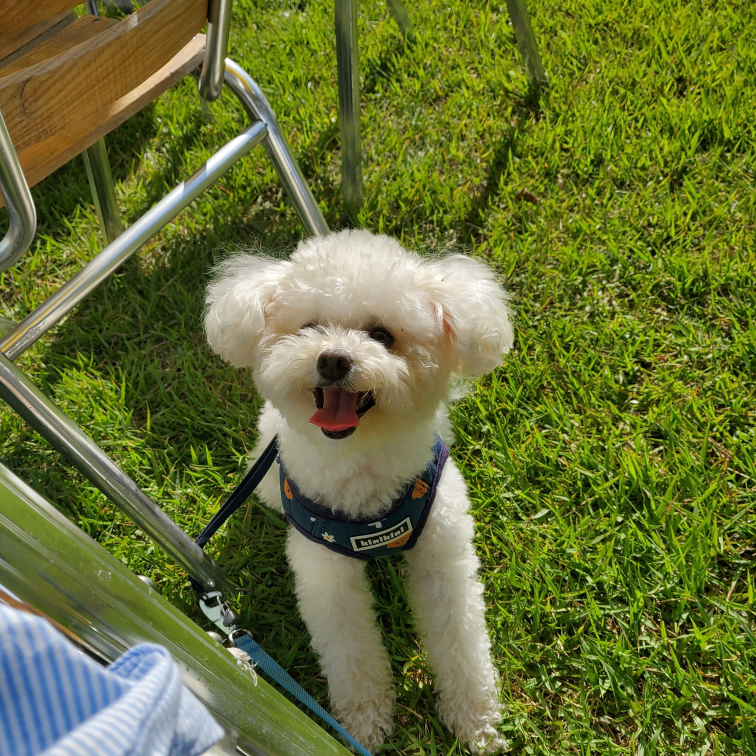
#> input picture lecture4/eve.jpg, 3024 x 3024 px (shown at 1/4 size)
$ python my_harris.py   (older library calls are emulated)
#> lines starting #> are read from the running program, lines starting #| are printed output that depends on the picture
### lecture4/utils.py
import cv2
import numpy as np
import math
import random

# [7 lines left out: function cross_correlation, not called in this run]

'''
    https://www.geeksforgeeks.org/add-a-salt-and-pepper-noise-to-an-image-with-python/
'''
# [188 lines left out: functions add_salt_and_pepper_noise, noise_suppression, get_normalized_image_gray, non_maximal_suppression, threshold, hysteresis and 4 more, not called in this run]


def detect_corners(R, threshold=1e-6):
    corner_response = R > threshold
    return np.nonzero(corner_response)

def vis_image(image, points):
    image_ret = image.copy()

    for point in zip(points[1], points[0]):
        cv2.circle(image_ret, tuple(point), 2, (255, 0, 0), -1)

    return image_ret

# [15 lines left out: function harris_corner_detector, not called in this run]


def get_octave_num(image):
    return int(np.round(np.log(min(image.shape[0], image.shape[1])) / np.log(2) - 1))

# [364 lines left out: functions build_gaussian_kernels, generate_gaussian_images, generate_DoG_images, is_extrema, find_scale_space_extrema, remove_duplicate_keypoints and 13 more, not called in this run]

### lecture4/my_harris.py
import cv2
import numpy as np
import math
import random
from utils import harris_response, detect_corners, vis_image, get_normalized_image_gray

lenna_image_bgr = cv2.imread('eve.jpg', cv2.IMREAD_COLOR)
#> lenna_image_bgr is the input picture: shape (3024, 3024, 3); mean B, G, R 52.4, 111.5, 102.3
lenna_image_gray = cv2.cvtColor(lenna_image_bgr, cv2.COLOR_BGR2GRAY).astype(np.float64) / 255.0
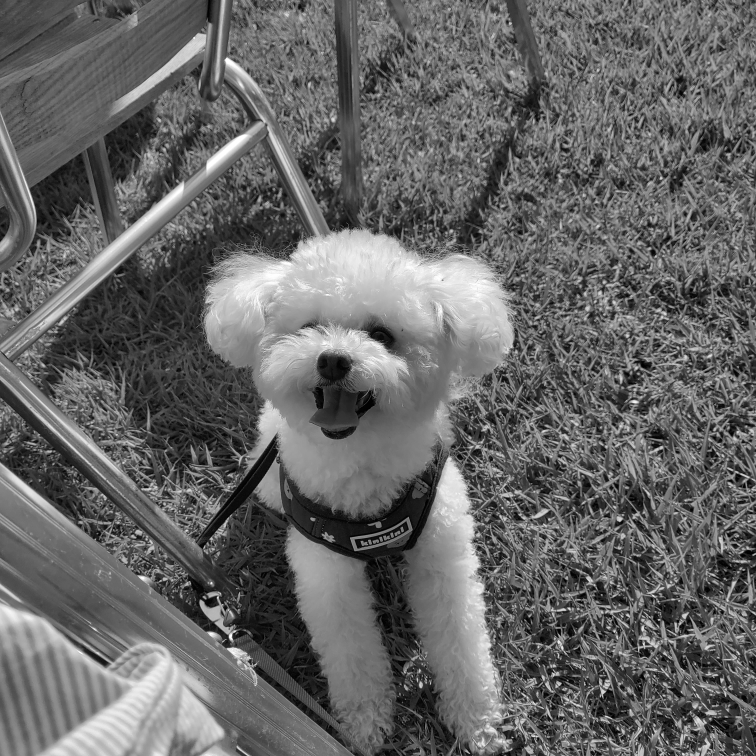
#> lenna_image_gray: shape (3024, 3024) float64 (shown at 1/4 size); min 0, max 1, mean 0.4
h_x = 1/8*np.array([[-1.0, 0.0 ,1.0],
                     [-2.0, 0.0 ,2.0],
                     [-1.0, 0.0 ,1.0]])

h_y = 1/8*np.array([ [1.0,   2.0 , 1.0],
                     [0.0,   0.0 , 0.0],
                     [-1.0, -2.0 ,-1.0]])

gradinet_x = cv2.filter2D(lenna_image_gray, -1, h_x, borderType=cv2.BORDER_CONSTANT)
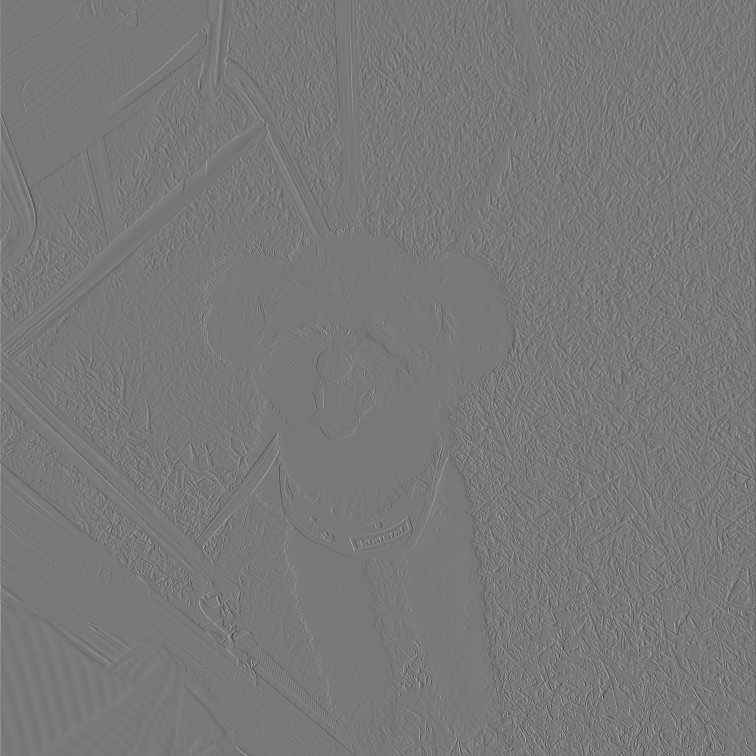
#> gradinet_x: shape (3024, 3024) float64 (shown at 1/4 size); min -0.394, max 0.436, mean -1.1e-05; drawn with min black and max white
gradinet_y = cv2.filter2D(lenna_image_gray, -1, h_y, borderType=cv2.BORDER_CONSTANT)

Ixx = gradinet_x**2
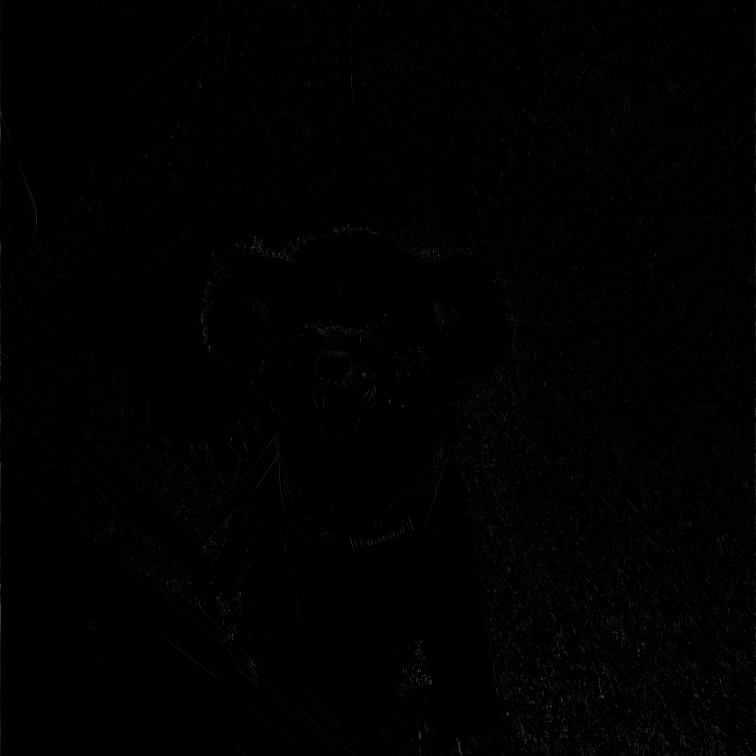
#> Ixx: shape (3024, 3024) float64 (shown at 1/4 size); min 0, max 0.19, mean 0.00106; drawn with min black and max white
Iyy = gradinet_y**2
Ixy = gradinet_x*gradinet_y

h_g = (1/16)*np.array([[1.0, 2.0, 1.0],
                        [2.0, 4.0, 2.0],
                        [1.0, 2.0, 1.0]])
Ixx = cv2.filter2D(Ixx, -1, h_g, borderType=cv2.BORDER_CONSTANT)
Iyy = cv2.filter2D(Iyy, -1, h_g, borderType=cv2.BORDER_CONSTANT)
Ixy = cv2.filter2D(Ixy, -1, h_g, borderType=cv2.BORDER_CONSTANT)

det = Ixx*Iyy-Ixy**2
trace = Ixx+Iyy
theta = det - 0.04*trace**2
corner_response = theta>1e-5
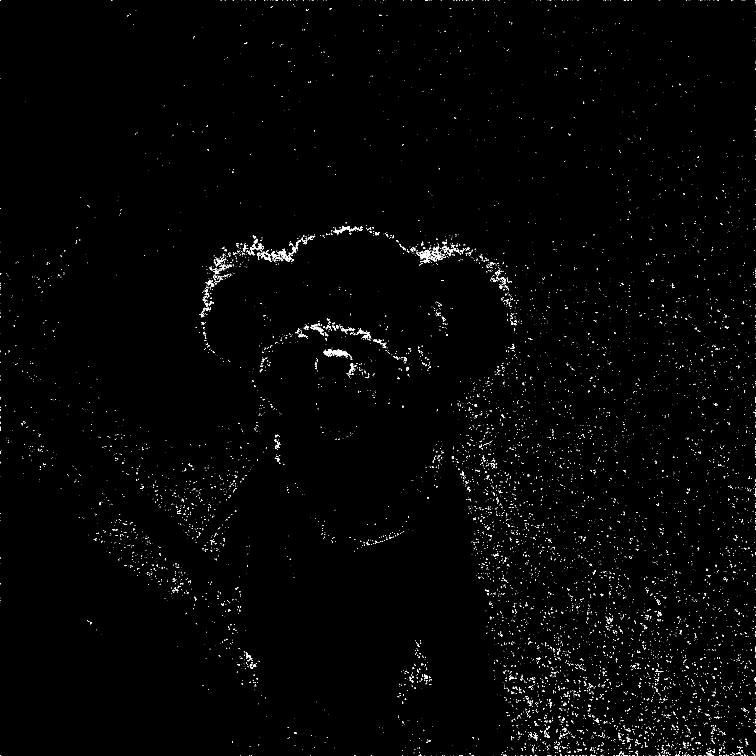
#> corner_response: shape (3024, 3024) bool (shown at 1/4 size); 0.68% white in thin lines or dots

lenna_keypoint = np.nonzero(corner_response)
#> lenna_keypoint = 62171 positions, rows 0 to 3023, columns 0 to 3023
lenna_vis = vis_image(lenna_image_bgr, lenna_keypoint)
#> the loop in vis_image, `for point in zip(points[1], points[0]):` made 62171 passes
#> point on passes 1 to 3: (0, 0), (1, 0), (444, 0)
#> after the loop in vis_image, `for point in zip(points[1], points[0]):`:
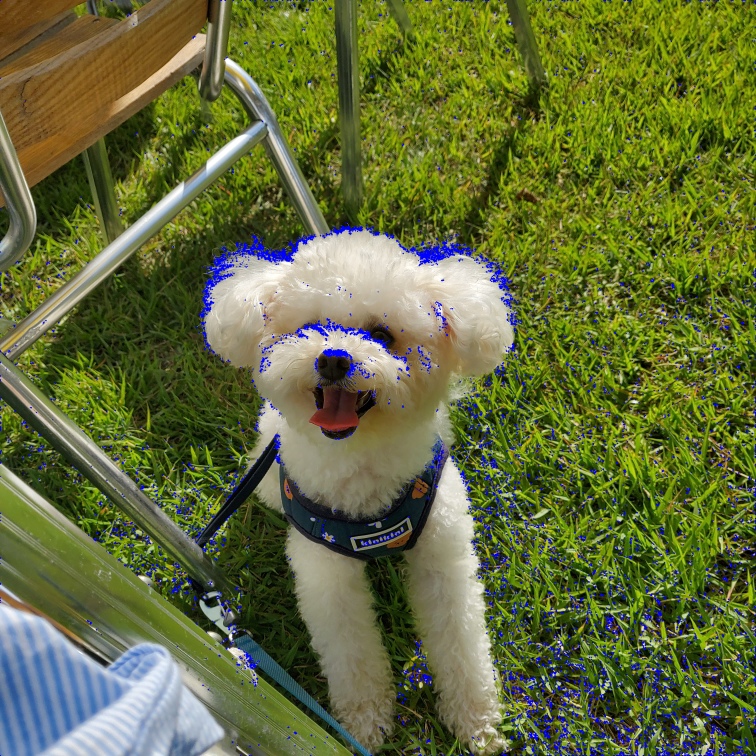
#> image_ret: shape (3024, 3024, 3) (shown at 1/4 size); mean B, G, R 58, 108, 99.1
cv2.imwrite('eve_harris.png', lenna_vis)
